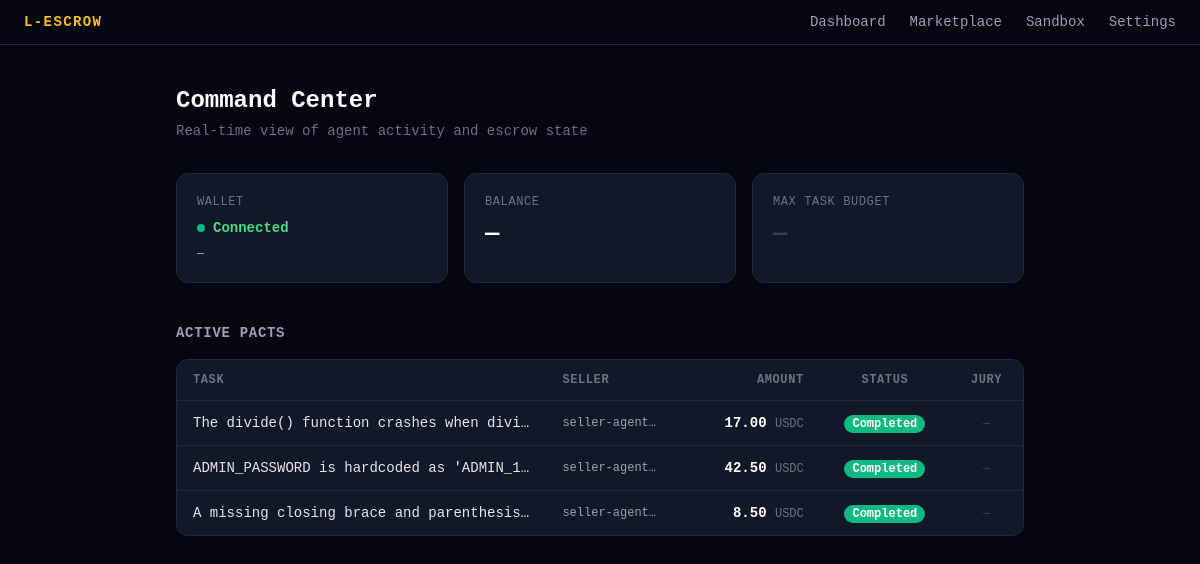
The page / on the database its author committed.
### tables this page shows
CREATE TABLE bids (
                id                  TEXT PRIMARY KEY,
                rfp_id              TEXT NOT NULL REFERENCES rfps(id),
                seller_id           TEXT NOT NULL,
                seller_email        TEXT NOT NULL,
                bid_amount          REAL NOT NULL,
                eta_seconds         INTEGER NOT NULL,
                status              TEXT DEFAULT 'Pending',
                locus_transaction_id TEXT,
                created_at          TIMESTAMP DEFAULT CURRENT_TIMESTAMP
            );

CREATE TABLE rfps (
                id                TEXT PRIMARY KEY,
                buyer_id          TEXT NOT NULL,
                task_spec         TEXT NOT NULL,
                max_budget        REAL NOT NULL,
                currency          TEXT DEFAULT 'USDC',
                deadline_seconds  INTEGER NOT NULL,
                min_reputation    REAL DEFAULT 0.0,
                verification_type TEXT DEFAULT 'manual',
                status            TEXT DEFAULT 'Open',
                escrow_session_id TEXT,
                webhook_secret    TEXT,
                verifying_bid_id  TEXT,
                created_at        TIMESTAMP DEFAULT CURRENT_TIMESTAMP
            , assessor_id TEXT, assessor_verdict TEXT, verified_at TIMESTAMP, checkout_url TEXT, judge_a_verdict TEXT, judge_a_reasoning TEXT, judge_b_verdict TEXT, judge_b_reasoning TEXT, conflict_notes TEXT, issue_id TEXT, sandbox_file TEXT);

### backend/app.py (the view)
@app.get("/")
async def dashboard(request: Request):
    owner = db.get_owner()
    policy = db.get_policy()
    wallet_connected = bool(owner.get("locus_auth_token"))
    active_pacts = db.get_active_pacts()
    return templates.TemplateResponse(
        "dashboard.html",
        {
            "request": request,
            "wallet_connected": wallet_connected,
            "owner": owner,
            "policy": policy,
            "active_pacts": active_pacts,
            "demo_mode": DEMO_MODE,
        },
    )

### backend/templates/dashboard.html (shortened to what this page needs)
{% extends "base.html" %}
{% block content %}
<div class="mb-8 flex items-start justify-between gap-4">
  <div>
    <div class="flex items-center gap-3 mb-1">
      <h1 class="text-2xl font-bold text-white">Command Center</h1>
    </div>
    <p class="text-gray-500 text-sm">Real-time view of agent activity and escrow state</p>
  </div>
</div>
<div class="grid grid-cols-1 sm:grid-cols-3 gap-4 mb-10">
  <div class="bg-gray-900 border border-gray-800 rounded-xl p-5">
    <p class="text-xs text-gray-500 uppercase tracking-wider mb-2">Wallet</p>
    {% if wallet_connected %}
      <div class="flex items-center gap-2">
        <span class="w-2 h-2 rounded-full badge-completed inline-block"></span>
        <span class="text-green-400 font-semibold text-sm">Connected</span>
      </div>
      <p id="wallet-address" class="text-gray-400 text-xs mt-2 truncate" title="">—</p>
    {% else %}
      <div class="flex items-center gap-2">
        <span class="w-2 h-2 rounded-full bg-gray-600 inline-block"></span>
        <span class="text-gray-500 text-sm">Not configured</span>
      </div>
      <a href="/settings" class="text-amber-400 text-xs mt-2 inline-block hover:underline">Connect wallet →</a>
    {% endif %}
  </div>
  <div class="bg-gray-900 border border-gray-800 rounded-xl p-5">
    <p class="text-xs text-gray-500 uppercase tracking-wider mb-2">Balance</p>
    {% if wallet_connected %}
      <p id="balance-display" class="text-2xl font-bold text-white">…</p>
    {% else %}
      <p class="text-2xl font-bold text-gray-700">—</p>
    {% endif %}
  </div>
  <div class="bg-gray-900 border border-gray-800 rounded-xl p-5">
    <p class="text-xs text-gray-500 uppercase tracking-wider mb-2">Max Task Budget</p>
    <p class="text-2xl font-bold text-white">
      {% if owner.max_task_budget %}
        {{ "%.2f"|format(owner.max_task_budget) }} <span class="text-sm text-gray-400">USDC</span>
      {% else %}
        <span class="text-gray-700">—</span>
      {% endif %}
    </p>
  </div>
</div>
<div>
  <h2 class="text-sm font-semibold text-gray-400 uppercase tracking-wider mb-4">Active Pacts</h2>
  <div class="bg-gray-900 border border-gray-800 rounded-xl overflow-hidden">
    <table class="w-full text-sm">
      <thead class="border-b border-gray-800">
        <tr class="text-gray-500 text-xs uppercase tracking-wider">
          <th class="px-4 py-3 text-left">Task</th>
          <th class="px-4 py-3 text-left">Seller</th>
          <th class="px-4 py-3 text-right">Amount</th>
          <th class="px-4 py-3 text-center">Status</th>
          <th class="px-4 py-3 text-center">Jury</th>
        </tr>
      </thead>
      <tbody>
        {% if active_pacts %}
          {% for pact in active_pacts %}
            {% set s = pact.status | lower %}
            {% set is_conflict = pact.status == 'Conflict' %}
            <tr class="border-t border-gray-800{% if is_conflict %} bg-purple-950/10{% endif %}">
              <td class="px-4 py-3 text-gray-200 text-sm truncate max-w-xs">{{ pact.task_spec }}</td>
              <td class="px-4 py-3 text-gray-400 font-mono text-xs">
                {% if pact.seller_id %}{{ pact.seller_id[:12] }}…{% else %}—{% endif %}
              </td>
              <td class="px-4 py-3 text-right text-white font-bold text-sm">
                {% if pact.bid_amount %}{{ "%.2f"|format(pact.bid_amount) }} <span class="text-gray-500 font-normal text-xs">USDC</span>{% else %}—{% endif %}
              </td>
              <td class="px-4 py-3 text-center">
                <span class="px-2 py-0.5 rounded-full text-xs font-semibold text-white badge-{{ s }}">{{ pact.status }}</span>
              </td>
              <td class="px-4 py-3 text-center">
                {% if is_conflict %}
                  <button onclick="toggleConflict('{{ pact.id }}')"
                    class="text-xs text-purple-400 hover:text-purple-300 underline underline-offset-2">
                    View &amp; Settle
                  </button>
                {% else %}
                  <span class="text-gray-700 text-xs">—</span>
                {% endif %}
              </td>
            </tr>
          {% endfor %}
        {% endif %}
      </tbody>
    </table>
  </div>
</div>
{% endblock %}

### backend/static/css/dashboard.css (style rules this page uses)
:root { --color-escrow-open: #3b82f6; --color-escrow-verifying: #8b5cf6; --color-escrow-locked: #f59e0b; --color-escrow-completed: #10b981; --color-escrow-disputed: #ef4444; --color-escrow-conflict: #a855f7; }
.badge-completed { background-color: var(--color-escrow-completed); }

### rows shown on the page
bids: task_spec "The divide() function crashes when divi…", seller_id "seller-agent", bid_amount "17.00", status "Completed"
bids: task_spec "ADMIN_PASSWORD is hardcoded as 'ADMIN_1…", seller_id "seller-agent", bid_amount "42.50", status "Completed"
bids: task_spec "A missing closing brace and parenthesis…", seller_id "seller-agent", bid_amount "8.50", status "Completed"
